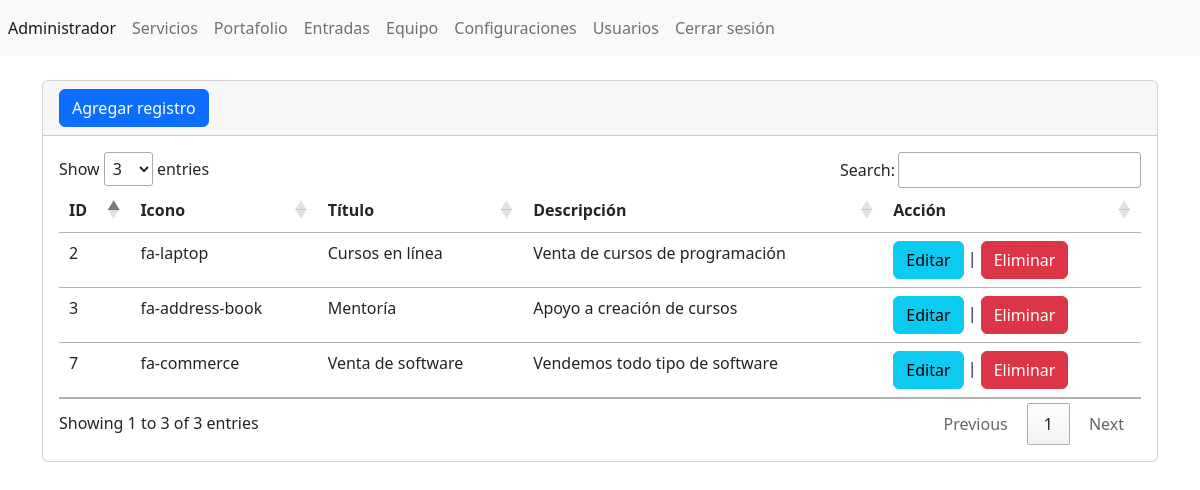
Screenshot of /admin/secciones/servicios/index.php (signed in) with the database file from the repository.
### tables this page shows
CREATE TABLE `tbl_servicios` (
  `ID` int(11) NOT NULL,
  `icono` varchar(255) NOT NULL,
  `titulo` varchar(255) NOT NULL,
  `descripcion` varchar(255) NOT NULL
);

### admin/secciones/servicios/index.php (the view, shortened to what this page needs)
<?php
include("../../bd.php");
$sentencia=$conexion->prepare("SELECT * FROM `tbl_servicios`");
$sentencia->execute();
$lista_servicios=$sentencia->fetchAll(PDO::FETCH_ASSOC);
include("../../templates/header.php"); ?>
<div class="card">
    <div class="card-header">
        <a name="" id="" class="btn btn-primary" href="crear.php" role="button">Agregar registro</a>
    </div>
    <div class="card-body">
    <div class="table-responsive-sm">
        <table class="table">
            <thead>
                <tr>
                    <th scope="col">ID</th>
                    <th scope="col">Icono</th>
                    <th scope="col">Título</th>
                    <th scope="col">Descripción</th>
                    <th scope="col">Acción</th>
                </tr>
            </thead>
            <tbody>
                <?php foreach($lista_servicios as $registros){ ?>
                <tr class="">
                    <td><?php echo $registros['ID'];?></td>
                    <td><?php echo $registros['icono'];?></td>
                    <td><?php echo $registros['titulo'];?></td>
                    <td><?php echo $registros['descripcion'];?></td>
                    <td>
                        <a name="" id="" class="btn btn-info" href="editar.php?txtID=<?php echo $registros['ID']; ?>" role="button">Editar</a>
                        |
                        <a name="" id="" class="btn btn-danger" href="index.php?txtID=<?php echo $registros['ID']; ?>" role="button">Eliminar</a>
                    </td>
                </tr>
                <?php } ?>
            </tbody>
        </table>
    </div>
    </div>
</div>
<?php include("../../templates/footer.php"); ?>

### rows the page displays
tbl_servicios: ID "2", icono "fa-laptop", titulo "Cursos en línea", descripcion "Venta de cursos de programación"
tbl_servicios: ID "3", icono "fa-address-book", titulo "Mentoría", descripcion "Apoyo a creación de cursos"
tbl_servicios: ID "7", icono "fa-commerce", titulo "Venta de software", descripcion "Vendemos todo tipo de software"
